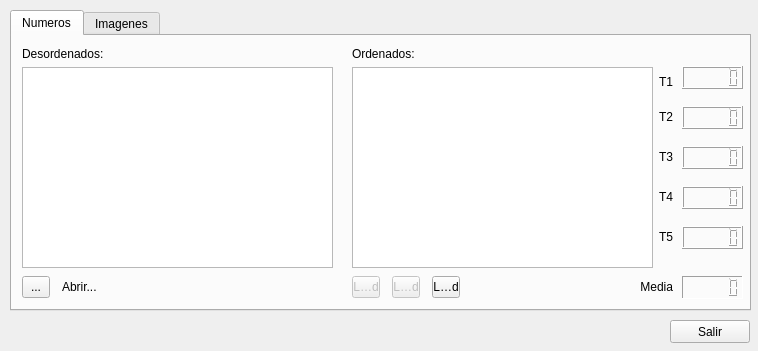
<?xml version="1.0" encoding="UTF-8"?>
<ui version="4.0">
 <class>VentanaPrincipal</class>
 <widget class="QMainWindow" name="VentanaPrincipal">
  <property name="geometry">
   <rect>
    <x>0</x>
    <y>0</y>
    <width>758</width>
    <height>351</height>
   </rect>
  </property>
  <property name="windowTitle">
   <string>VentanaPrincipal</string>
  </property>
  <widget class="QWidget" name="centralWidget">
   <widget class="QTabWidget" name="tWidget">
    <property name="geometry">
     <rect>
      <x>10</x>
      <y>10</y>
      <width>741</width>
      <height>301</height>
     </rect>
    </property>
    <property name="currentIndex">
     <number>0</number>
    </property>
    <widget class="QWidget" name="tNumeros">
     <attribute name="title">
      <string>Numeros</string>
     </attribute>
     <widget class="QToolButton" name="tbLoad">
      <property name="geometry">
       <rect>
        <x>10</x>
        <y>240</y>
        <width>28</width>
        <height>22</height>
       </rect>
      </property>
      <property name="text">
       <string>...</string>
      </property>
      <property name="icon">
       <iconset>
        <normaloff>resources/folder_2_open-512.png</normaloff>resources/folder_2_open-512.png</iconset>
      </property>
     </widget>
     <widget class="QToolButton" name="tbRun">
      <property name="enabled">
       <bool>false</bool>
      </property>
      <property name="geometry">
       <rect>
        <x>340</x>
        <y>240</y>
        <width>28</width>
        <height>22</height>
       </rect>
      </property>
      <property name="text">
       <string>Load</string>
      </property>
      <property name="icon">
       <iconset>
        <normaloff>resources/play.png</normaloff>resources/play.png</iconset>
      </property>
     </widget>
     <widget class="QTextBrowser" name="tebLoaded">
      <property name="geometry">
       <rect>
        <x>10</x>
        <y>31</y>
        <width>311</width>
        <height>201</height>
       </rect>
      </property>
      <property name="source">
       <url>
        <string>file:///</string>
       </url>
      </property>
     </widget>
     <widget class="QTextBrowser" name="tebModified">
      <property name="geometry">
       <rect>
        <x>340</x>
        <y>31</y>
        <width>301</width>
        <height>201</height>
       </rect>
      </property>
      <property name="source">
       <url>
        <string>file:///</string>
       </url>
      </property>
     </widget>
     <widget class="QLCDNumber" name="lcdT1">
      <property name="geometry">
       <rect>
        <x>670</x>
        <y>30</y>
        <width>61</width>
        <height>23</height>
       </rect>
      </property>
      <property name="smallDecimalPoint">
       <bool>true</bool>
      </property>
     </widget>
     <widget class="QLCDNumber" name="lcdT2">
      <property name="geometry">
       <rect>
        <x>670</x>
        <y>70</y>
        <width>61</width>
        <height>23</height>
       </rect>
      </property>
      <property name="smallDecimalPoint">
       <bool>true</bool>
      </property>
     </widget>
     <widget class="QLCDNumber" name="lcdT3">
      <property name="geometry">
       <rect>
        <x>670</x>
        <y>110</y>
        <width>61</width>
        <height>23</height>
       </rect>
      </property>
      <property name="smallDecimalPoint">
       <bool>true</bool>
      </property>
     </widget>
     <widget class="QLCDNumber" name="lcdT4">
      <property name="geometry">
       <rect>
        <x>670</x>
        <y>150</y>
        <width>61</width>
        <height>23</height>
       </rect>
      </property>
      <property name="smallDecimalPoint">
       <bool>true</bool>
      </property>
     </widget>
     <widget class="QLCDNumber" name="lcdT5">
      <property name="geometry">
       <rect>
        <x>670</x>
        <y>190</y>
        <width>61</width>
        <height>23</height>
       </rect>
      </property>
      <property name="smallDecimalPoint">
       <bool>true</bool>
      </property>
     </widget>
     <widget class="QLCDNumber" name="lcdTM">
      <property name="geometry">
       <rect>
        <x>670</x>
        <y>240</y>
        <width>61</width>
        <height>23</height>
       </rect>
      </property>
      <property name="frameShape">
       <enum>QFrame::Panel</enum>
      </property>
      <property name="frameShadow">
       <enum>QFrame::Sunken</enum>
      </property>
      <property name="midLineWidth">
       <number>-1</number>
      </property>
      <property name="smallDecimalPoint">
       <bool>true</bool>
      </property>
     </widget>
     <widget class="QLabel" name="lT1">
      <property name="geometry">
       <rect>
        <x>640</x>
        <y>35</y>
        <width>21</width>
        <height>21</height>
       </rect>
      </property>
      <property name="layoutDirection">
       <enum>Qt::LeftToRight</enum>
      </property>
      <property name="text">
       <string>T1</string>
      </property>
      <property name="alignment">
       <set>Qt::AlignRight|Qt::AlignTrailing|Qt::AlignVCenter</set>
      </property>
     </widget>
     <widget class="QLabel" name="lT2">
      <property name="geometry">
       <rect>
        <x>640</x>
        <y>70</y>
        <width>21</width>
        <height>21</height>
       </rect>
      </property>
      <property name="layoutDirection">
       <enum>Qt::LeftToRight</enum>
      </property>
      <property name="text">
       <string>T2</string>
      </property>
      <property name="alignment">
       <set>Qt::AlignRight|Qt::AlignTrailing|Qt::AlignVCenter</set>
      </property>
     </widget>
     <widget class="QLabel" name="lT3">
      <property name="geometry">
       <rect>
        <x>640</x>
        <y>110</y>
        <width>21</width>
        <height>21</height>
       </rect>
      </property>
      <property name="layoutDirection">
       <enum>Qt::LeftToRight</enum>
      </property>
      <property name="text">
       <string>T3</string>
      </property>
      <property name="alignment">
       <set>Qt::AlignRight|Qt::AlignTrailing|Qt::AlignVCenter</set>
      </property>
     </widget>
     <widget class="QLabel" name="lT4">
      <property name="geometry">
       <rect>
        <x>640</x>
        <y>150</y>
        <width>21</width>
        <height>21</height>
       </rect>
      </property>
      <property name="layoutDirection">
       <enum>Qt::LeftToRight</enum>
      </property>
      <property name="text">
       <string>T4</string>
      </property>
      <property name="alignment">
       <set>Qt::AlignRight|Qt::AlignTrailing|Qt::AlignVCenter</set>
      </property>
     </widget>
     <widget class="QLabel" name="lT5">
      <property name="geometry">
       <rect>
        <x>640</x>
        <y>190</y>
        <width>21</width>
        <height>21</height>
       </rect>
      </property>
      <property name="layoutDirection">
       <enum>Qt::LeftToRight</enum>
      </property>
      <property name="text">
       <string>T5</string>
      </property>
      <property name="alignment">
       <set>Qt::AlignRight|Qt::AlignTrailing|Qt::AlignVCenter</set>
      </property>
     </widget>
     <widget class="QLabel" name="lMedia">
      <property name="geometry">
       <rect>
        <x>620</x>
        <y>240</y>
        <width>41</width>
        <height>21</height>
       </rect>
      </property>
      <property name="layoutDirection">
       <enum>Qt::LeftToRight</enum>
      </property>
      <property name="text">
       <string>Media</string>
      </property>
      <property name="alignment">
       <set>Qt::AlignRight|Qt::AlignTrailing|Qt::AlignVCenter</set>
      </property>
     </widget>
     <widget class="QLabel" name="lDesor">
      <property name="geometry">
       <rect>
        <x>10</x>
        <y>10</y>
        <width>141</width>
        <height>16</height>
       </rect>
      </property>
      <property name="text">
       <string>Desordenados:</string>
      </property>
     </widget>
     <widget class="QLabel" name="lOrd">
      <property name="geometry">
       <rect>
        <x>340</x>
        <y>10</y>
        <width>141</width>
        <height>16</height>
       </rect>
      </property>
      <property name="text">
       <string>Ordenados:</string>
      </property>
     </widget>
     <widget class="QLabel" name="lpathN">
      <property name="geometry">
       <rect>
        <x>50</x>
        <y>240</y>
        <width>271</width>
        <height>21</height>
       </rect>
      </property>
      <property name="layoutDirection">
       <enum>Qt::LeftToRight</enum>
      </property>
      <property name="text">
       <string>Abrir...</string>
      </property>
      <property name="alignment">
       <set>Qt::AlignLeading|Qt::AlignLeft|Qt::AlignVCenter</set>
      </property>
     </widget>
     <widget class="QToolButton" name="tbSave">
      <property name="enabled">
       <bool>false</bool>
      </property>
      <property name="geometry">
       <rect>
        <x>380</x>
        <y>240</y>
        <width>28</width>
        <height>22</height>
       </rect>
      </property>
      <property name="text">
       <string>Load</string>
      </property>
      <property name="icon">
       <iconset>
        <normaloff>resources/Save_black-128.png</normaloff>resources/Save_black-128.png</iconset>
      </property>
     </widget>
     <widget class="QToolButton" name="tbClear">
      <property name="enabled">
       <bool>true</bool>
      </property>
      <property name="geometry">
       <rect>
        <x>420</x>
        <y>240</y>
        <width>28</width>
        <height>22</height>
       </rect>
      </property>
      <property name="text">
       <string>Load</string>
      </property>
      <property name="icon">
       <iconset>
        <normaloff>resources/new-128.png</normaloff>resources/new-128.png</iconset>
      </property>
     </widget>
    </widget>
    <widget class="QWidget" name="tImagenes">
     <attribute name="title">
      <string>Imagenes</string>
     </attribute>
     <widget class="QGraphicsView" name="gvNormal">
      <property name="geometry">
       <rect>
        <x>10</x>
        <y>30</y>
        <width>311</width>
        <height>201</height>
       </rect>
      </property>
      <property name="alignment">
       <set>Qt::AlignLeading|Qt::AlignLeft|Qt::AlignTop</set>
      </property>
     </widget>
     <widget class="QGraphicsView" name="gvTransformada">
      <property name="geometry">
       <rect>
        <x>340</x>
        <y>31</y>
        <width>301</width>
        <height>201</height>
       </rect>
      </property>
      <property name="alignment">
       <set>Qt::AlignLeading|Qt::AlignLeft|Qt::AlignTop</set>
      </property>
     </widget>
     <widget class="QToolButton" name="tbLoadI">
      <property name="geometry">
       <rect>
        <x>10</x>
        <y>240</y>
        <width>28</width>
        <height>22</height>
       </rect>
      </property>
      <property name="text">
       <string>...</string>
      </property>
      <property name="icon">
       <iconset>
        <normaloff>resources/folder_2_open-512.png</normaloff>resources/folder_2_open-512.png</iconset>
      </property>
     </widget>
     <widget class="QLabel" name="lMedia_3">
      <property name="geometry">
       <rect>
        <x>620</x>
        <y>240</y>
        <width>41</width>
        <height>21</height>
       </rect>
      </property>
      <property name="layoutDirection">
       <enum>Qt::LeftToRight</enum>
      </property>
      <property name="text">
       <string>Media</string>
      </property>
      <property name="alignment">
       <set>Qt::AlignRight|Qt::AlignTrailing|Qt::AlignVCenter</set>
      </property>
     </widget>
     <widget class="QLabel" name="lT5_I">
      <property name="geometry">
       <rect>
        <x>640</x>
        <y>190</y>
        <width>21</width>
        <height>21</height>
       </rect>
      </property>
      <property name="layoutDirection">
       <enum>Qt::LeftToRight</enum>
      </property>
      <property name="text">
       <string>T5</string>
      </property>
      <property name="alignment">
       <set>Qt::AlignRight|Qt::AlignTrailing|Qt::AlignVCenter</set>
      </property>
     </widget>
     <widget class="QLCDNumber" name="lcdT1I">
      <property name="geometry">
       <rect>
        <x>670</x>
        <y>30</y>
        <width>61</width>
        <height>23</height>
       </rect>
      </property>
     </widget>
     <widget class="QLCDNumber" name="lcdT2I">
      <property name="geometry">
       <rect>
        <x>670</x>
        <y>70</y>
        <width>61</width>
        <height>23</height>
       </rect>
      </property>
     </widget>
     <widget class="QLabel" name="lT2_I">
      <property name="geometry">
       <rect>
        <x>640</x>
        <y>70</y>
        <width>21</width>
        <height>21</height>
       </rect>
      </property>
      <property name="layoutDirection">
       <enum>Qt::LeftToRight</enum>
      </property>
      <property name="text">
       <string>T2</string>
      </property>
      <property name="alignment">
       <set>Qt::AlignRight|Qt::AlignTrailing|Qt::AlignVCenter</set>
      </property>
     </widget>
     <widget class="QLCDNumber" name="lcdT3I">
      <property name="geometry">
       <rect>
        <x>670</x>
        <y>110</y>
        <width>61</width>
        <height>23</height>
       </rect>
      </property>
     </widget>
     <widget class="QLCDNumber" name="lcdT5I">
      <property name="geometry">
       <rect>
        <x>670</x>
        <y>190</y>
        <width>61</width>
        <height>23</height>
       </rect>
      </property>
     </widget>
     <widget class="QLCDNumber" name="lcdTMI">
      <property name="geometry">
       <rect>
        <x>670</x>
        <y>240</y>
        <width>61</width>
        <height>23</height>
       </rect>
      </property>
      <property name="smallDecimalPoint">
       <bool>false</bool>
      </property>
     </widget>
     <widget class="QLabel" name="lT1_I">
      <property name="geometry">
       <rect>
        <x>640</x>
        <y>35</y>
        <width>21</width>
        <height>21</height>
       </rect>
      </property>
      <property name="layoutDirection">
       <enum>Qt::LeftToRight</enum>
      </property>
      <property name="text">
       <string>T1</string>
      </property>
      <property name="alignment">
       <set>Qt::AlignRight|Qt::AlignTrailing|Qt::AlignVCenter</set>
      </property>
     </widget>
     <widget class="QLCDNumber" name="lcdT4I">
      <property name="geometry">
       <rect>
        <x>670</x>
        <y>150</y>
        <width>61</width>
        <height>23</height>
       </rect>
      </property>
     </widget>
     <widget class="QLabel" name="lT3_I">
      <property name="geometry">
       <rect>
        <x>640</x>
        <y>110</y>
        <width>21</width>
        <height>21</height>
       </rect>
      </property>
      <property name="layoutDirection">
       <enum>Qt::LeftToRight</enum>
      </property>
      <property name="text">
       <string>T3</string>
      </property>
      <property name="alignment">
       <set>Qt::AlignRight|Qt::AlignTrailing|Qt::AlignVCenter</set>
      </property>
     </widget>
     <widget class="QLabel" name="lT4_I">
      <property name="geometry">
       <rect>
        <x>640</x>
        <y>150</y>
        <width>21</width>
        <height>21</height>
       </rect>
      </property>
      <property name="layoutDirection">
       <enum>Qt::LeftToRight</enum>
      </property>
      <property name="text">
       <string>T4</string>
      </property>
      <property name="alignment">
       <set>Qt::AlignRight|Qt::AlignTrailing|Qt::AlignVCenter</set>
      </property>
     </widget>
     <widget class="QToolButton" name="tbRunI">
      <property name="enabled">
       <bool>false</bool>
      </property>
      <property name="geometry">
       <rect>
        <x>340</x>
        <y>240</y>
        <width>28</width>
        <height>22</height>
       </rect>
      </property>
      <property name="inputMethodHints">
       <set>Qt::ImhNone</set>
      </property>
      <property name="text">
       <string>...</string>
      </property>
      <property name="icon">
       <iconset>
        <normaloff>resources/play.png</normaloff>resources/play.png</iconset>
      </property>
     </widget>
     <widget class="QLabel" name="lpathI">
      <property name="geometry">
       <rect>
        <x>50</x>
        <y>240</y>
        <width>51</width>
        <height>21</height>
       </rect>
      </property>
      <property name="layoutDirection">
       <enum>Qt::LeftToRight</enum>
      </property>
      <property name="text">
       <string>Abrir...</string>
      </property>
      <property name="alignment">
       <set>Qt::AlignLeading|Qt::AlignLeft|Qt::AlignVCenter</set>
      </property>
     </widget>
     <widget class="QToolButton" name="tbSave_2">
      <property name="enabled">
       <bool>false</bool>
      </property>
      <property name="geometry">
       <rect>
        <x>380</x>
        <y>240</y>
        <width>28</width>
        <height>22</height>
       </rect>
      </property>
      <property name="text">
       <string>Load</string>
      </property>
      <property name="icon">
       <iconset>
        <normaloff>resources/Save_black-128.png</normaloff>resources/Save_black-128.png</iconset>
      </property>
     </widget>
     <widget class="QLabel" name="lpathI_2">
      <property name="geometry">
       <rect>
        <x>10</x>
        <y>10</y>
        <width>81</width>
        <height>21</height>
       </rect>
      </property>
      <property name="layoutDirection">
       <enum>Qt::LeftToRight</enum>
      </property>
      <property name="text">
       <string>Normal:</string>
      </property>
      <property name="alignment">
       <set>Qt::AlignLeading|Qt::AlignLeft|Qt::AlignVCenter</set>
      </property>
     </widget>
     <widget class="QLabel" name="lpathI_3">
      <property name="geometry">
       <rect>
        <x>340</x>
        <y>10</y>
        <width>101</width>
        <height>21</height>
       </rect>
      </property>
      <property name="layoutDirection">
       <enum>Qt::LeftToRight</enum>
      </property>
      <property name="text">
       <string>Blanco y negro:</string>
      </property>
      <property name="alignment">
       <set>Qt::AlignLeading|Qt::AlignLeft|Qt::AlignVCenter</set>
      </property>
     </widget>
    </widget>
   </widget>
   <widget class="QPushButton" name="bExit">
    <property name="geometry">
     <rect>
      <x>670</x>
      <y>320</y>
      <width>80</width>
      <height>23</height>
     </rect>
    </property>
    <property name="text">
     <string>Salir</string>
    </property>
   </widget>
  </widget>
 </widget>
 <layoutdefault spacing="6" margin="11"/>
 <resources/>
 <connections/>
</ui>
